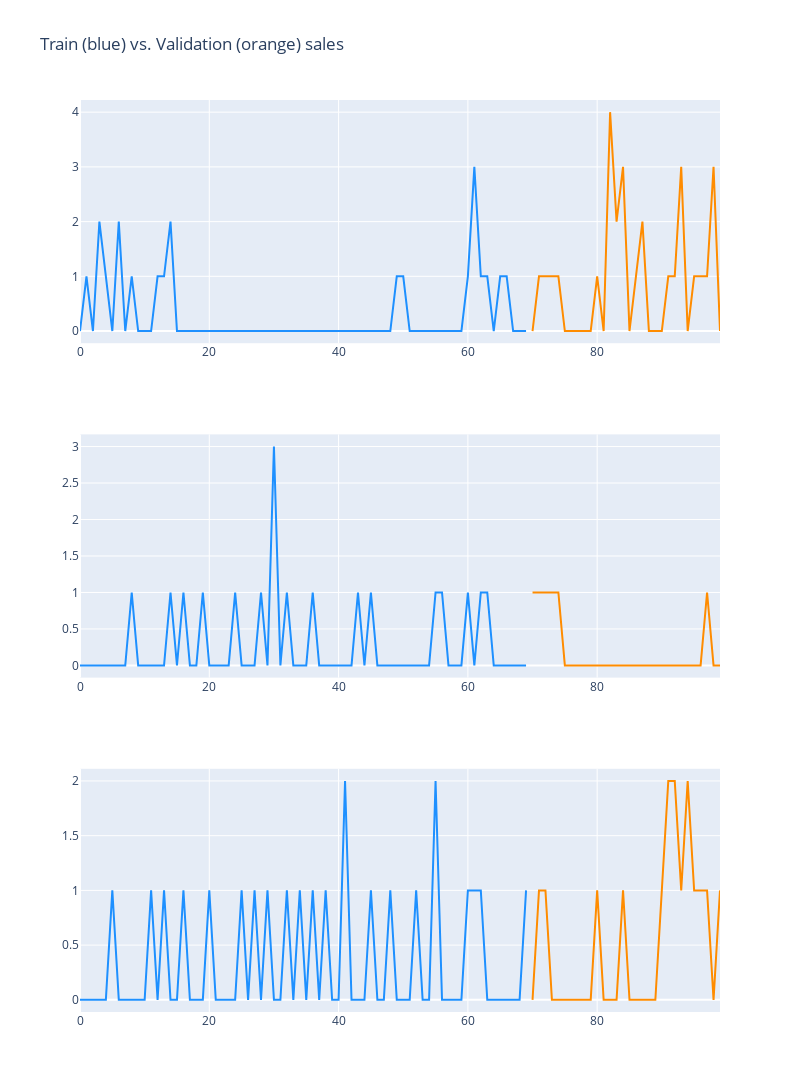

Notebook code cell kept with this figure:
### Markdown cell above
Below are the sales from three sample data points. I will use these samples to demonstrate the working of the models.

### Code cell
fig = make_subplots(rows=3, cols=1)

fig.add_trace(
    go.Scatter(x=np.arange(70), mode='lines', y=train_dataset.loc[0].values, marker=dict(color="dodgerblue"), showlegend=False,
               name="Original signal"),
    row=1, col=1
)

fig.add_trace(
    go.Scatter(x=np.arange(70, 100), y=val_dataset.loc[0].values, mode='lines', marker=dict(color="darkorange"), showlegend=False,
               name="Denoised signal"),
    row=1, col=1
)

fig.add_trace(
    go.Scatter(x=np.arange(70), mode='lines', y=train_dataset.loc[1].values, marker=dict(color="dodgerblue"), showlegend=False),
    row=2, col=1
)

fig.add_trace(
    go.Scatter(x=np.arange(70, 100), y=val_dataset.loc[1].values, mode='lines', marker=dict(color="darkorange"), showlegend=False),
    row=2, col=1
)

fig.add_trace(
    go.Scatter(x=np.arange(70), mode='lines', y=train_dataset.loc[2].values, marker=dict(color="dodgerblue"), showlegend=False),
    row=3, col=1
)

fig.add_trace(
    go.Scatter(x=np.arange(70, 100), y=val_dataset.loc[2].values, mode='lines', marker=dict(color="darkorange"), showlegend=False),
    row=3, col=1
)

fig.update_layout(height=1200, width=800, title_text="Train (blue) vs. Validation (orange) sales")
fig.show()

### Figure 1 — Plotly figure (JSON) as saved in the notebook; plotly's stock layout.template omitted (floating-point values rounded to 4 significant figures; data arrays with more than 128 entries replaced by an {"elided": "..."} marker saying what was removed)
{"data": [{"marker": {"color": "dodgerblue"}, "mode": "lines", "name": "Original signal", "showlegend": false, "type": "scatter", "x": [0, 1, 2, 3, 4, 5, 6, 7, 8, 9, 10, 11, 12, 13, 14, 15, 16, 17, 18, 19, 20, 21, 22, 23, 24, 25, 26, 27, 28, 29, 30, 31, 32, 33, 34, 35, 36, 37, 38, 39, 40, 41, 42, 43, 44, 45, 46, 47, 48, 49, 50, 51, 52, 53, 54, 55, 56, 57, 58, 59, 60, 61, 62, 63, 64, 65, 66, 67, 68, 69], "xaxis": "x", "y": {"elided": "370 int values"}, "yaxis": "y"}, {"marker": {"color": "darkorange"}, "mode": "lines", "name": "Denoised signal", "showlegend": false, "type": "scatter", "x": [70, 71, 72, 73, 74, 75, 76, 77, 78, 79, 80, 81, 82, 83, 84, 85, 86, 87, 88, 89, 90, 91, 92, 93, 94, 95, 96, 97, 98, 99], "xaxis": "x", "y": [0, 1, 1, 1, 1, 0, 0, 0, 0, 0, 1, 0, 4, 2, 3, 0, 1, 2, 0, 0, 0, 1, 1, 3, 0, 1, 1, 1, 3, 0, 1, 1, 0, 0, 0, 2, 0, 3, 5, 0, 0, 1, 1, 0, 2, 1, 2, 2, 1, 0, 2, 4, 0, 0, 0, 0, 3, 3, 0, 1], "yaxis": "y"}, {"marker": {"color": "dodgerblue"}, "mode": "lines", "showlegend": false, "type": "scatter", "x": [0, 1, 2, 3, 4, 5, 6, 7, 8, 9, 10, 11, 12, 13, 14, 15, 16, 17, 18, 19, 20, 21, 22, 23, 24, 25, 26, 27, 28, 29, 30, 31, 32, 33, 34, 35, 36, 37, 38, 39, 40, 41, 42, 43, 44, 45, 46, 47, 48, 49, 50, 51, 52, 53, 54, 55, 56, 57, 58, 59, 60, 61, 62, 63, 64, 65, 66, 67, 68, 69], "xaxis": "x2", "y": {"elided": "370 int values"}, "yaxis": "y2"}, {"marker": {"color": "darkorange"}, "mode": "lines", "showlegend": false, "type": "scatter", "x": [70, 71, 72, 73, 74, 75, 76, 77, 78, 79, 80, 81, 82, 83, 84, 85, 86, 87, 88, 89, 90, 91, 92, 93, 94, 95, 96, 97, 98, 99], "xaxis": "x2", "y": [1, 1, 1, 1, 1, 0, 0, 0, 0, 0, 0, 0, 0, 0, 0, 0, 0, 0, 0, 0, 0, 0, 0, 0, 0, 0, 0, 1, 0, 0, 0, 0, 0, 1, 0, 0, 0, 0, 0, 0, 0, 1, 0, 0, 0, 0, 0, 0, 0, 0, 0, 1, 2, 1, 1, 0, 0, 0, 0, 0], "yaxis": "y2"}, {"marker": {"color": "dodgerblue"}, "mode": "lines", "showlegend": false, "type": "scatter", "x": [0, 1, 2, 3, 4, 5, 6, 7, 8, 9, 10, 11, 12, 13, 14, 15, 16, 17, 18, 19, 20, 21, 22, 23, 24, 25, 26, 27, 28, 29, 30, 31, 32, 33, 34, 35, 36, 37, 38, 39, 40, 41, 42, 43, 44, 45, 46, 47, 48, 49, 50, 51, 52, 53, 54, 55, 56, 57, 58, 59, 60, 61, 62, 63, 64, 65, 66, 67, 68, 69], "xaxis": "x3", "y": {"elided": "370 int values"}, "yaxis": "y3"}, {"marker": {"color": "darkorange"}, "mode": "lines", "showlegend": false, "type": "scatter", "x": [70, 71, 72, 73, 74, 75, 76, 77, 78, 79, 80, 81, 82, 83, 84, 85, 86, 87, 88, 89, 90, 91, 92, 93, 94, 95, 96, 97, 98, 99], "xaxis": "x3", "y": [0, 1, 1, 0, 0, 0, 0, 0, 0, 0, 1, 0, 0, 0, 1, 0, 0, 0, 0, 0, 1, 2, 2, 1, 2, 1, 1, 1, 0, 1, 1, 1, 0, 0, 1, 1, 0, 2, 1, 0, 0, 0, 0, 2, 1, 3, 0, 0, 1, 0, 1, 0, 2, 0, 0, 0, 2, 3, 0, 1], "yaxis": "y3"}], "layout": {"height": 1200, "title": {"text": "Train (blue) vs. Validation (orange) sales"}, "width": 800, "xaxis": {"anchor": "y", "domain": [0, 1]}, "xaxis2": {"anchor": "y2", "domain": [0, 1]}, "xaxis3": {"anchor": "y3", "domain": [0, 1]}, "yaxis": {"anchor": "x", "domain": [0.7333, 1]}, "yaxis2": {"anchor": "x2", "domain": [0.3667, 0.6333]}, "yaxis3": {"anchor": "x3", "domain": [0, 0.2667]}}}
